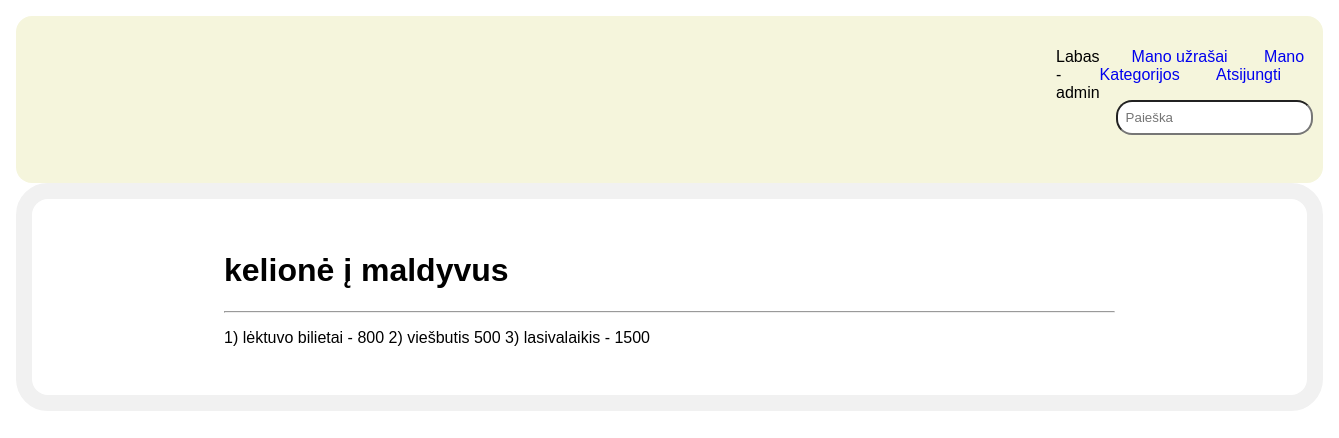
Page /note/mynote/5 (signed in) on the committed database.
### note/models.py (models this page shows, shortened)
class Inscription(models.Model):
    title = models.CharField('Pavadinimas', max_length=200)
    text = models.TextField('Aprašymas', max_length=1000, help_text='Užrašo aprašymas')
    category = models.ForeignKey('Category', on_delete=models.SET_NULL, null=True)
    reader = models.ForeignKey(User, on_delete=models.SET_NULL, null=True, blank=True)
    image = models.ImageField('Nuotrauka', upload_to='covers', null=True)
    class Meta:
        verbose_name = 'Užrašas'
        verbose_name_plural = 'Užrašai'

### note/views.py (the view)
# urls.py: path('mynote/<int:pk>', views.NoteByUserDetailView.as_view(), name='mynote'),
class NoteByUserDetailView(LoginRequiredMixin, generic.DetailView):
    model = Inscription
    template_name = 'note/user_note.html'

### note/templates/note/user_note.html (shortened to what this page needs)
{% extends "base.html" %}
{% block content %}
    <div class="form">
        <h1>{{ inscription.title }}</h1>
        <hr/>
            <p>{{ inscription.text }}</p>
{% endblock %}

### notebook/templates/base.html (shortened to what this page needs)
<!DOCTYPE html>
<html lang="en">
<head>
    {% load static %}
    <link rel="stylesheet" href="{% static 'note/style.css' %}">
</head>
<body>
    {% block sidebar %}
            <div class="header">
            {% if user.is_authenticated %}
                <h>Labas - {{ user.get_username }}</h>
            <nav>
                <a href="{% url 'note:mynotes' %}">Mano užrašai</a>
                <a href="{% url 'note:mycategorys' %}">Mano Kategorijos</a>
                <a href="{% url 'logout' %}">Atsijungti</a>
                <form action="{% url 'note:search' %}" method="get" class="form-inline my-2 my-md-0">
                    <input name="query" class="form-control" type="text" placeholder="Paieška">
                </form>
            </nav>
            {% else %}
            <nav>
                <a href="{% url 'note:index' %}">Sveiki</a>
                <a href="{% url 'login'%}?next={% url 'note:index' %}">Prisijungti</a>
                <a href="{% url 'note:register' %}">Registruotis</a>
            </nav>
            {% endif %}
            </div>
    {% endblock %}
    <div>{% block content %}{% endblock %}</div>
</body>
</html>

### note/static/note/style.css (style rules this page uses)
body { margin: 1rem; font-family: 'Ubuntu', sans-serif; }
.header { display: flex; justify-content: space-between; background-color: beige; padding: 2rem 2rem 2rem 65rem; border-radius: 1rem; }
.header nav a { text-decoration: none; margin-left: 2rem; padding: 0; }
form { border: 1rem solid #f1f1f1; padding: 2rem 12rem; border-radius: 2rem; }
form[action='/note/search/'] { border: 0rem; margin: 0.5rem; padding: 0.5rem; border-radius: 1rem; }
.form-control { border-radius: 1rem; padding: 0.5rem; }
.form { border: 1rem solid #f1f1f1; padding: 2rem 12rem; border-radius: 2rem; }

### rows in the picture
Inscription: title "kelionė į maldyvus", text "1) lėktuvo bilietai - 800 2) viešbutis 500 3) lasivalaikis - 1500"

### other values in the picture
{{ user.get_username }} "admin"
